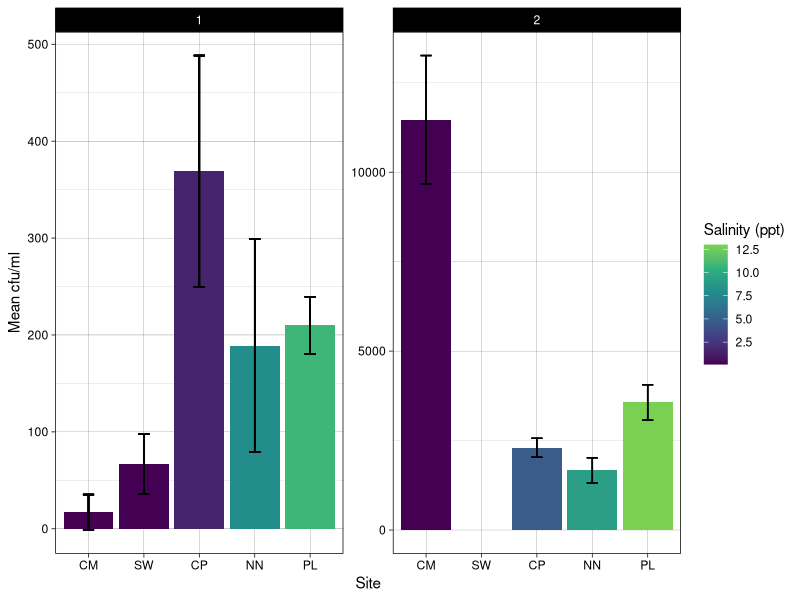

Recreate this plot in R.
## ---- chunk 1
library(tidyverse)
library(viridis)
library(car)
## ---- chunk 2
salinity <- read_csv("soil_collection.csv") %>%
  mutate(site = case_when(site == "chapman" ~ "CM",
                          site == "chapel" ~ "CP",
                          site == "point_lookout" ~ "PL",
                          site == "newtowne" ~ "NN")) %>%
  rename(location = site)
phyto_join <- read_csv("data/plate_counts.csv") %>%
  mutate(season = "2") %>%
  select(-notes) %>%
  left_join(salinity) %>%
  rename(salinity = salinity_ppt,
         cfu_ml = `cfu/ml`,
         cfu_g = `cfu/g`) %>%
  filter(dilution == "10-1",
         date_counted == "2022-11-22")
phyto_mel <- read_csv("platecount.csv") %>%
  mutate(season = "1")
## ---- chunk 3
phyto_comb <- phyto_mel %>%
  select(- plate) %>%
  rename(location = Site,
         colonies = count,
         cfu_ml = CFUsperml,
         salinity = Salinity) %>%
  mutate(location = case_when(location == "Point Lookout" ~ "PL",
                              location == "Chapman" ~ "CM",
                              location == "Chapel Point" ~ "CP",
                              location == "Newtowne Neck" ~ "NN",
                              location == "Smallwood" ~ "SW")) %>%
  full_join(phyto_join) %>%
  group_by(location, season) %>%
  mutate(mean_cfu = mean(cfu_ml),
         sd_cfu = sd(cfu_ml))
## ---- chunk 4
ggplot(phyto_comb, aes(reorder(location, salinity), mean_cfu, fill = salinity)) +
  geom_bar(position="dodge", stat = "identity", size = 0.8) +
  facet_wrap(~season, scales = "free_y") +
  geom_errorbar(aes(ymin=mean_cfu-sd_cfu, 
                    ymax=mean_cfu+sd_cfu), 
                width=0.2, linewidth = 0.5,
                 position=position_dodge(.9)) +
  labs(x = "Site", y = "Mean cfu/ml", fill = "Salinity (ppt)") +
  theme_linedraw() +
  scale_fill_viridis_c(end = 0.8)
## ---- chunk 5
aovcomb <- aov(cfu_ml ~ location+season*location, phyto_comb)
summary(aovcomb)
## ---- chunk 6
TukeyHSD(aovcomb)
